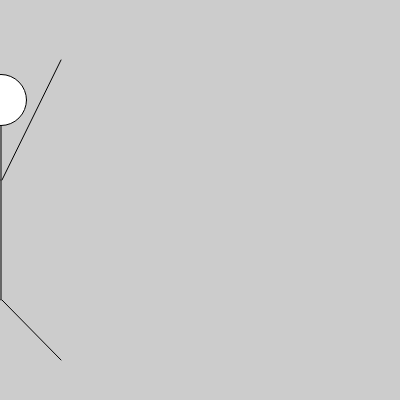
Frame 1 (no input)
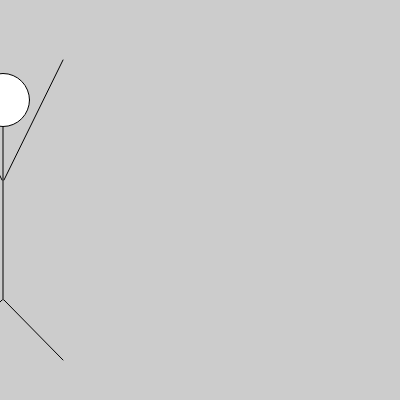
Frame 2 (the mouse pressed at the canvas centre, redrawn once)

The p5.js sketch that drew these frames (run headless with seeded random() and noise() and a simulated clock; the mouse was pressed at the canvas centre and the sketch redrawn once):

// p5.js sketch
// ── sketch.js
let x = 0;
let b= 50
let c= 0
function setup() {
  createCanvas(400, 400);
  noLoop();
}

function draw() {
  background(204);
  x = x + 1;
  if (x > width) {
    x = 0;
  }
  
  
b = b + 1;  
if(b>width){ 
  b=50 
}
  
  
  line(x, 100, x, height - 100);
  circle(x, 100, b);
  line(x - 1, 180, x - 60, 60)
  line(x + 1, 180, x + 60, 60)
  line(x + 1, 300, x + 60, 360)
  line(x - 1, 300, x - 60, 360)
  
  

}

function mousePressed() {
  loop();
}

function mouseReleased() {
  noLoop();
}
